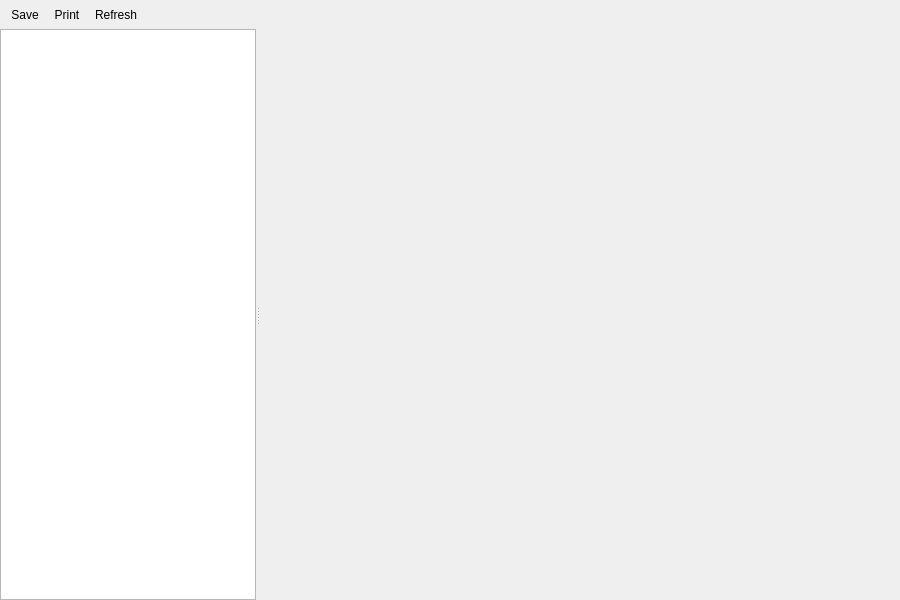
<?xml version="1.0" encoding="UTF-8"?>
<ui version="4.0">
 <class>SystemInfoSessionWindow</class>
 <widget class="QWidget" name="SystemInfoSessionWindow">
  <property name="geometry">
   <rect>
    <x>0</x>
    <y>0</y>
    <width>900</width>
    <height>600</height>
   </rect>
  </property>
  <property name="windowTitle">
   <string>System Information</string>
  </property>
  <layout class="QVBoxLayout" name="verticalLayout_2">
   <property name="spacing">
    <number>0</number>
   </property>
   <property name="leftMargin">
    <number>0</number>
   </property>
   <property name="topMargin">
    <number>0</number>
   </property>
   <property name="rightMargin">
    <number>0</number>
   </property>
   <property name="bottomMargin">
    <number>0</number>
   </property>
   <item>
    <widget class="QToolBar" name="toolbar">
     <property name="windowTitle">
      <string/>
     </property>
     <property name="iconSize">
      <size>
       <width>16</width>
       <height>16</height>
      </size>
     </property>
     <property name="toolButtonStyle">
      <enum>Qt::ToolButtonTextBesideIcon</enum>
     </property>
     <addaction name="action_save"/>
     <addaction name="action_print"/>
     <addaction name="action_refresh"/>
    </widget>
   </item>
   <item>
    <layout class="QVBoxLayout" name="verticalLayout">
     <item>
      <widget class="QSplitter" name="splitter">
       <property name="orientation">
        <enum>Qt::Horizontal</enum>
       </property>
       <widget class="QTreeWidget" name="tree_category">
        <property name="sizePolicy">
         <sizepolicy hsizetype="Preferred" vsizetype="Expanding">
          <horstretch>0</horstretch>
          <verstretch>0</verstretch>
         </sizepolicy>
        </property>
        <property name="editTriggers">
         <set>QAbstractItemView::NoEditTriggers</set>
        </property>
        <property name="showDropIndicator" stdset="0">
         <bool>false</bool>
        </property>
        <property name="selectionBehavior">
         <enum>QAbstractItemView::SelectItems</enum>
        </property>
        <property name="iconSize">
         <size>
          <width>16</width>
          <height>16</height>
         </size>
        </property>
        <attribute name="headerVisible">
         <bool>false</bool>
        </attribute>
        <column>
         <property name="text">
          <string notr="true"/>
         </property>
        </column>
       </widget>
       <widget class="QWidget" name="widget" native="true">
        <property name="sizePolicy">
         <sizepolicy hsizetype="Expanding" vsizetype="Expanding">
          <horstretch>1</horstretch>
          <verstretch>0</verstretch>
         </sizepolicy>
        </property>
       </widget>
      </widget>
     </item>
    </layout>
   </item>
  </layout>
  <action name="action_save">
   <property name="icon">
    <iconset resource="../../resources/client.qrc">
     <normaloff>:/img/disk.png</normaloff>:/img/disk.png</iconset>
   </property>
   <property name="text">
    <string>Save</string>
   </property>
   <property name="toolTip">
    <string>Save (Ctrl+S)</string>
   </property>
   <property name="shortcut">
    <string notr="true">Ctrl+S</string>
   </property>
  </action>
  <action name="action_print">
   <property name="icon">
    <iconset resource="../../resources/client.qrc">
     <normaloff>:/img/printer.png</normaloff>:/img/printer.png</iconset>
   </property>
   <property name="text">
    <string>Print</string>
   </property>
   <property name="toolTip">
    <string>Print (Ctrl+P)</string>
   </property>
   <property name="shortcut">
    <string notr="true">Ctrl+P</string>
   </property>
  </action>
  <action name="action_copy_row">
   <property name="text">
    <string>Copy Row</string>
   </property>
  </action>
  <action name="action_copy_name">
   <property name="text">
    <string>Copy Name</string>
   </property>
  </action>
  <action name="action_copy_value">
   <property name="text">
    <string>Copy Value</string>
   </property>
  </action>
  <action name="action_refresh">
   <property name="icon">
    <iconset resource="../../resources/client.qrc">
     <normaloff>:/img/arrow-circle-double.png</normaloff>:/img/arrow-circle-double.png</iconset>
   </property>
   <property name="text">
    <string>Refresh</string>
   </property>
   <property name="toolTip">
    <string>Refresh (F5)</string>
   </property>
   <property name="shortcut">
    <string notr="true">F5</string>
   </property>
  </action>
 </widget>
 <resources>
  <include location="../../resources/client.qrc"/>
 </resources>
 <connections/>
</ui>
